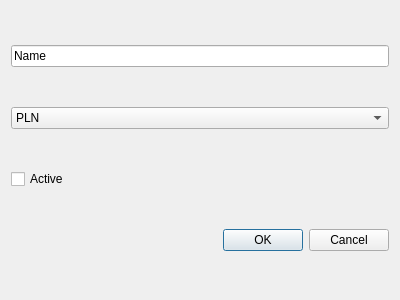
<?xml version="1.0" encoding="UTF-8"?>
<ui version="4.0">
 <class>Dialog</class>
 <widget class="QDialog" name="Dialog">
  <property name="geometry">
   <rect>
    <x>0</x>
    <y>0</y>
    <width>400</width>
    <height>300</height>
   </rect>
  </property>
  <property name="windowTitle">
   <string>Asset</string>
  </property>
  <layout class="QVBoxLayout" name="verticalLayout">
   <item>
    <widget class="QLineEdit" name="name">
     <property name="text">
      <string>Name</string>
     </property>
    </widget>
   </item>
   <item>
    <widget class="QComboBox" name="currency">
     <item>
      <property name="text">
       <string>PLN</string>
      </property>
     </item>
     <item>
      <property name="text">
       <string>EUR</string>
      </property>
     </item>
     <item>
      <property name="text">
       <string>USD</string>
      </property>
     </item>
    </widget>
   </item>
   <item>
    <widget class="QCheckBox" name="active">
     <property name="text">
      <string>Active</string>
     </property>
    </widget>
   </item>
   <item>
    <widget class="QDialogButtonBox" name="ok_btn">
     <property name="orientation">
      <enum>Qt::Horizontal</enum>
     </property>
     <property name="standardButtons">
      <set>QDialogButtonBox::Cancel|QDialogButtonBox::Ok</set>
     </property>
    </widget>
   </item>
  </layout>
 </widget>
 <resources/>
 <connections>
  <connection>
   <sender>ok_btn</sender>
   <signal>accepted()</signal>
   <receiver>Dialog</receiver>
   <slot>accept()</slot>
   <hints>
    <hint type="sourcelabel">
     <x>248</x>
     <y>254</y>
    </hint>
    <hint type="destinationlabel">
     <x>157</x>
     <y>274</y>
    </hint>
   </hints>
  </connection>
  <connection>
   <sender>ok_btn</sender>
   <signal>rejected()</signal>
   <receiver>Dialog</receiver>
   <slot>reject()</slot>
   <hints>
    <hint type="sourcelabel">
     <x>316</x>
     <y>260</y>
    </hint>
    <hint type="destinationlabel">
     <x>286</x>
     <y>274</y>
    </hint>
   </hints>
  </connection>
 </connections>
</ui>
